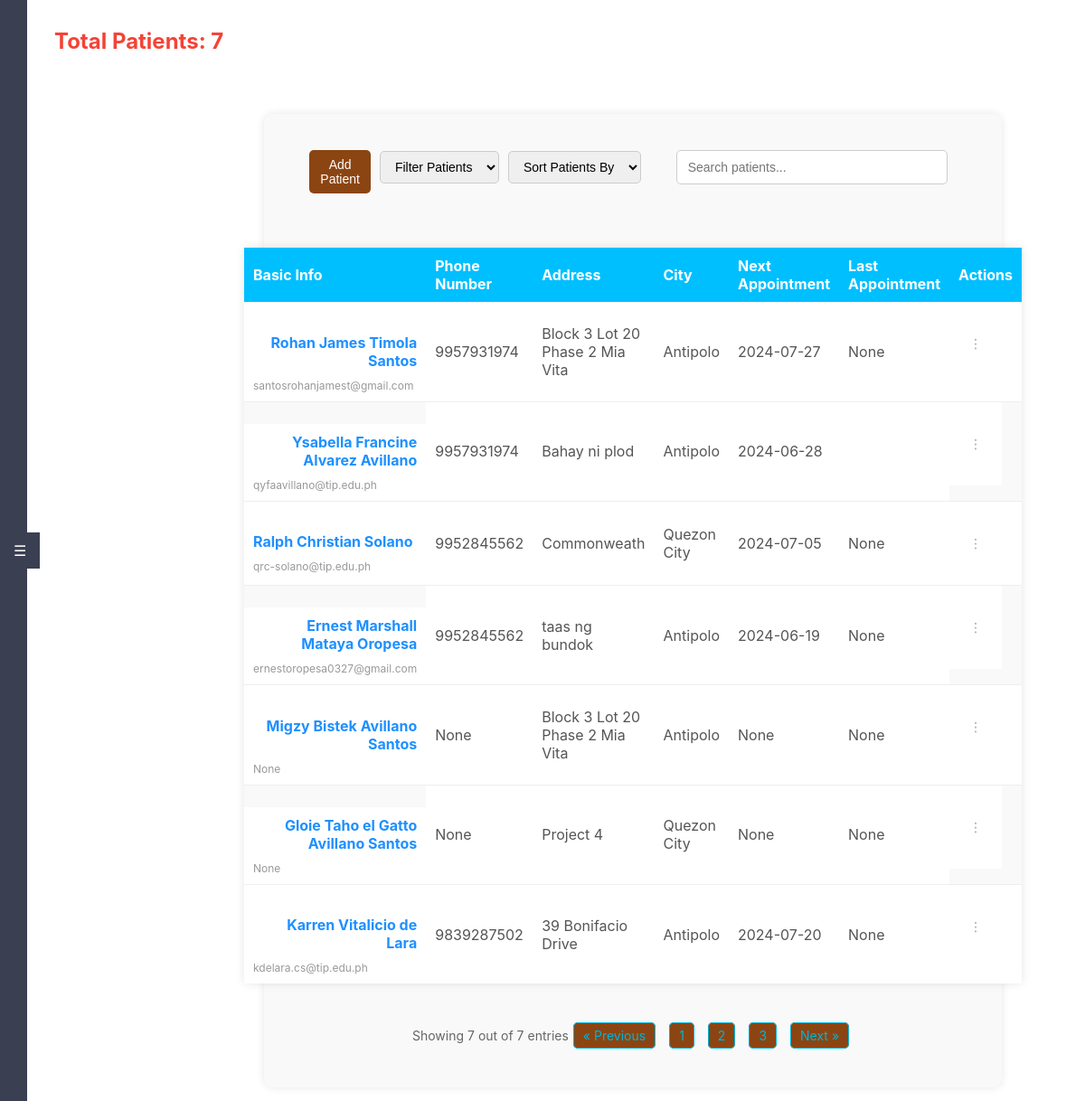
Before: /patients (signed in) with the older database file.
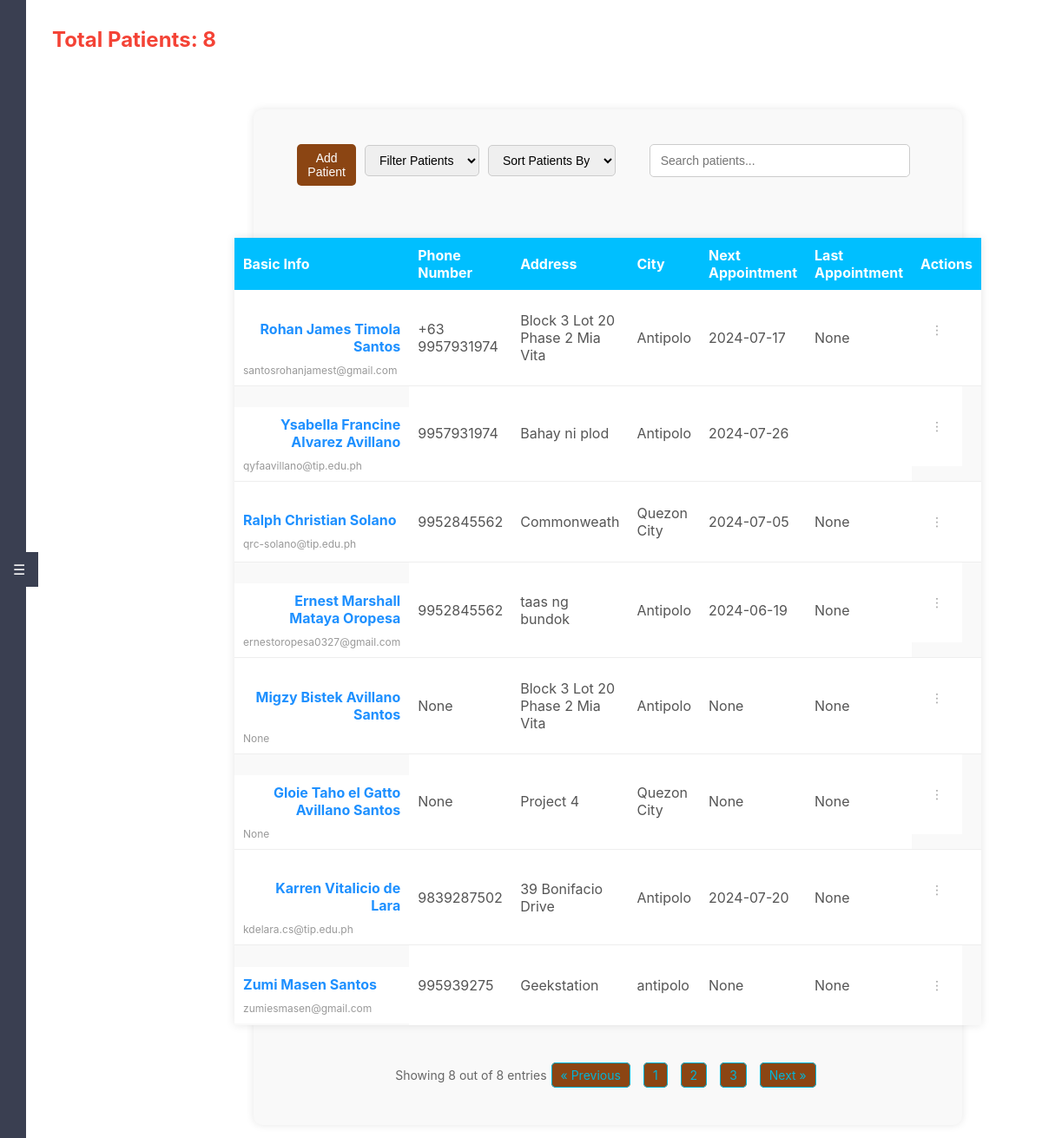
After: the same page with the newer database file.
### tables this page shows
CREATE TABLE "patients" (
	"patient_id"	INTEGER,
	"econtact_id"	INTEGER,
	"estatus_id"	INTEGER,
	"patient_number"	TEXT,
	"first_name"	TEXT NOT NULL,
	"middle_name"	TEXT,
	"last_name"	TEXT NOT NULL,
	"dob"	NUMERIC NOT NULL,
	"mobile_number"	INTEGER,
	"email"	TEXT,
	"address"	TEXT,
	"city"	TEXT,
	"next_appointment"	DATE,
	"last_appointment"	DATE,
	"register_date"	DATE,
	"medical_conditions"	TEXT,
	"current_medication"	TEXT,
	"sex"	TEXT,
	"marital_status"	TEXT,
	"occupation"	TEXT,
	"is_active"	BOOLEAN DEFAULT 1,
	FOREIGN KEY("econtact_id") REFERENCES "emergency_contacts"("econtact_id"),
	FOREIGN KEY("estatus_id") REFERENCES "employmentStatus"("estatus_id"),
	PRIMARY KEY("patient_id" AUTOINCREMENT)
);

### app.py (the view)
@app.route('/patients')
@role_required([1, 2])  # Both admin and user can access
def patients():
    conn = get_db_connection()
    patients = conn.execute('''
        SELECT p.patient_id, p.first_name || ' ' || p.middle_name || ' ' || p.last_name AS name, p.mobile_number AS phone_number, p.address, p.city, p.next_appointment, p.last_appointment, p.register_date, p.email, p.dob AS date_of_birth
        FROM patients p
        WHERE p.is_active = 1
    ''').fetchall()
    total_patients = conn.execute('SELECT COUNT(*) as count FROM patients WHERE is_active = 1').fetchone()['count']
    conn.close()
    return render_template('patients.html', patients=patients, total_patients=total_patients)

### app.py (called while the page is built)
def role_required(roles):
    def decorator(f):
        @wraps(f)
        def decorated_function(*args, **kwargs):
            if 'role_id' not in session:
                flash('You need to be logged in to access this page.')
                return redirect(url_for('login'))
            user_role_id = session['role_id']
            if user_role_id not in roles:
                flash('You do not have permission to access this page.')
                return redirect(url_for('dashboard'))
            return f(*args, **kwargs)
        return decorated_function
    return decorator

def get_db_connection():
    conn = sqlite3.connect(app.config['DATABASE'], timeout=30)
    conn.execute('PRAGMA journal_mode=WAL')
    conn.row_factory = sqlite3.Row
    return conn

### templates/patients.html (shortened to what this page needs)
<!DOCTYPE html>
<html lang="en">
<head>
    <link rel="stylesheet" href="{{ url_for('static', filename='styles.css') }}">
</head>
<body class="patients-page">
    <div class="sidebar-tab" id="sidebarTab">☰</div>
    <div id="sidebar" class="sidebar">
        <ul>
            <li><a href="{{ url_for('dashboard') }}">Dashboard</a></li>
            <li><a href="#">Profile</a></li>
            <li><a href="{{ url_for('users') }}">Users</a></li>
            <li><a href="{{ url_for('treatments') }}">Treatment</a></li>
            <li><a href="#">Maintenance</a></li>
            <li><a href="{{ url_for('inventory') }}">Inventory</a></li>
            <li><a href="{{ url_for('reports') }}">Reports</a></li>
            <li><a href="{{ url_for('payments') }}">Payments</a></li>
            <br>
            <br>
            <br>
            <br>
            <br>
            <br>
            <li><a href="{{ url_for('help') }}">Help</a></li>
            <li><a href="{{ url_for('about') }}">About</a></li>
            <li><a href="{{ url_for('logout') }}">Logout</a></li>
        </ul>
    </div>
    <header>
        <div class="header-left">
            <h1>Total Patients: {{ total_patients }}</h1>
        </div>
    </header>
    <div class="main-content">
        <div class="container">
            <div class="filter-container">
                <div class="controls">
                    <button class="add-user-btn" onclick="openModal('addPatientModal')">Add Patient</button>
                    <select id="filterPatients" onchange="filterPatients()">
                        <option value="">Filter Patients</option>
                    </select>
                    <select id="sortPatients" onchange="sortPatients()">
                        <option value="">Sort Patients By</option>
                    </select>
                </div>
                <div class="search-form">
                    <input type="text" id="searchInput" onkeyup="searchPatients()" placeholder="Search patients...">
                </div>
            </div>
            <table class="user-table">
                <thead>
                    <tr>
                        <th>Basic Info</th>
                        <th>Phone Number</th>
                        <th>Address</th>
                        <th>City</th>
                        <th>Next Appointment</th>
                        <th>Last Appointment</th>
                        <th>Actions</th>
                    </tr>
                </thead>
                <tbody>
                    {% for patient in patients %}
                    <tr>
                        <td class="user-info">
                            <a href="{{ url_for('overview', patient_id=patient.patient_id) }}" class="name">{{ patient.name }}</a>
                            <span class="email">{{ patient.email }}</span>
                        </td>
                        <td>{{ patient.phone_number }}</td>
                        <td>{{ patient.address }}</td>
                        <td>{{ patient.city }}</td>
                        <td>{{ patient.next_appointment }}</td>
                        <td>{{ patient.last_appointment }}</td>
                        <td class="dropdown">
                            <button class="ellipsis-btn">⋮</button>
                        </td>
                    </tr>
                    {% endfor %}
                </tbody>
            </table>
            <div class="pagination">
                <div class="entries">
                    Showing {{ patients|length }} out of {{ total_patients }} entries
                </div>
                <ul class="page-numbers">
                    <li><a href="#">&laquo; Previous</a></li>
                    <li><a href="#">1</a></li>
                    <li><a href="#">2</a></li>
                    <li><a href="#">3</a></li>
                    <li><a href="#">Next &raquo;</a></li>
                </ul>
            </div>
        </div>
    </div>
</body>
</html>

Changed rows visible on the page:
changed patients "santosrohanjamest@gmail.com": phone_number "9957931974" → "+63 9957931974"; next_appointment "2024-07-27" → "2024-07-17"
changed patients "Bahay ni plod": next_appointment "2024-06-28" → "2024-07-26"
added patients: name "Zumi Masen Santos", email "zumiesmasen@gmail.com", phone_number "995939275", address "Geekstation", city "antipolo", next_appointment "None", last_appointment "None"
Other visible differences:
{{ total_patients }}: "7" → "8"
{{ patients|length }}: "7" → "8"
